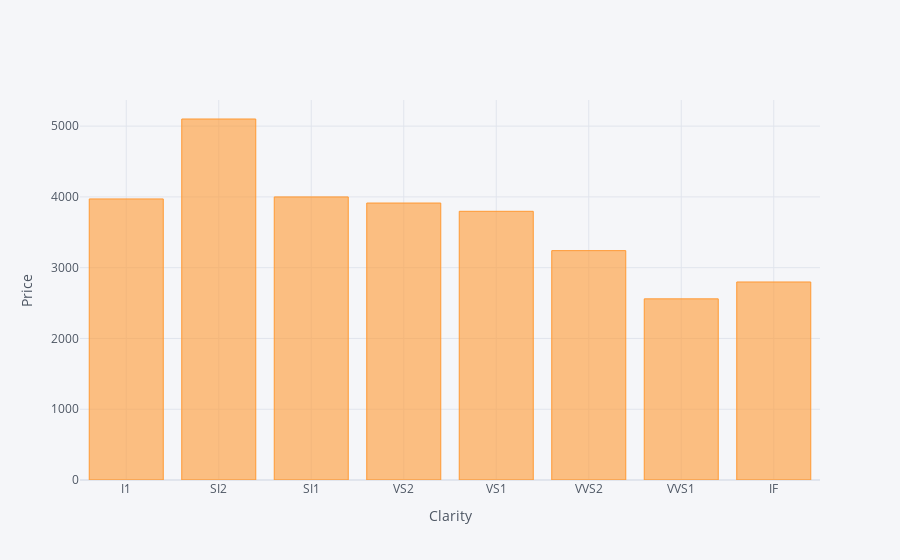

Write notebook code for a chart like this one.
### Code cell
clarity_prices.iplot(kind='bar',
                xTitle ='Clarity',
                yTitle='Price')

### Figure 1 — Plotly figure (JSON) as saved in the notebook; plotly's stock layout.template omitted (floating-point values rounded to 4 significant figures)
{"data": [{"marker": {"color": "rgba(255, 153, 51, 0.6)", "line": {"color": "rgba(255, 153, 51, 1.0)", "width": 1}}, "name": "price", "orientation": "v", "text": "", "type": "bar", "x": ["I1", "SI2", "SI1", "VS2", "VS1", "VVS2", "VVS1", "IF"], "y": [3971.0, 5101.0, 4000.0, 3914.0, 3797.0, 3241.0, 2559.0, 2798.0]}], "layout": {"autosize": true, "legend": {"bgcolor": "#F5F6F9", "font": {"color": "#4D5663"}}, "paper_bgcolor": "#F5F6F9", "plot_bgcolor": "#F5F6F9", "title": {"font": {"color": "#4D5663"}}, "xaxis": {"autorange": true, "gridcolor": "#E1E5ED", "range": [-0.5, 7.5], "showgrid": true, "tickfont": {"color": "#4D5663"}, "title": {"font": {"color": "#4D5663"}, "text": "Clarity"}, "type": "category", "zerolinecolor": "#E1E5ED"}, "yaxis": {"autorange": true, "gridcolor": "#E1E5ED", "range": [0, 5370.0], "showgrid": true, "tickfont": {"color": "#4D5663"}, "title": {"font": {"color": "#4D5663"}, "text": "Price"}, "type": "linear", "zerolinecolor": "#E1E5ED"}}}
